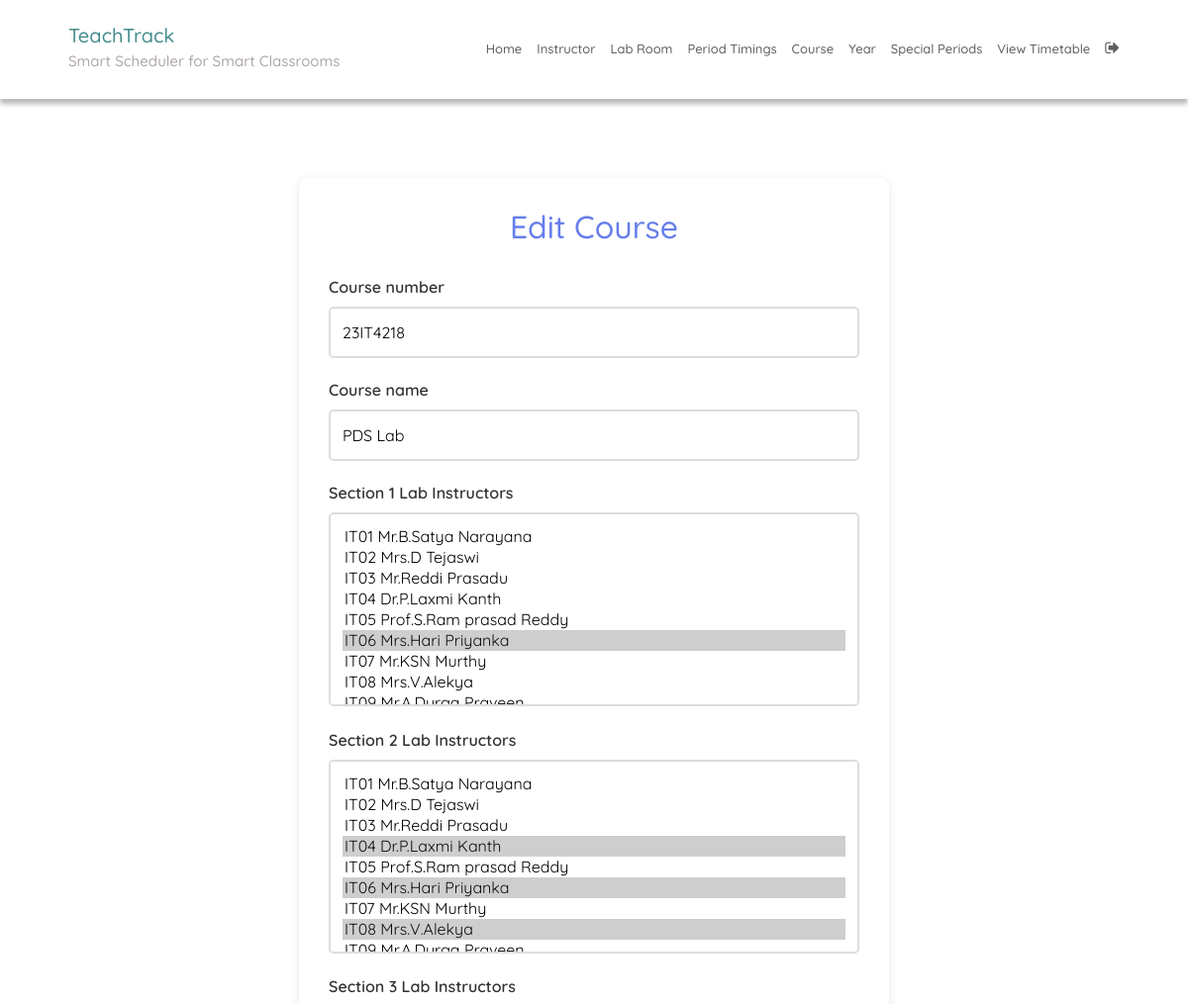
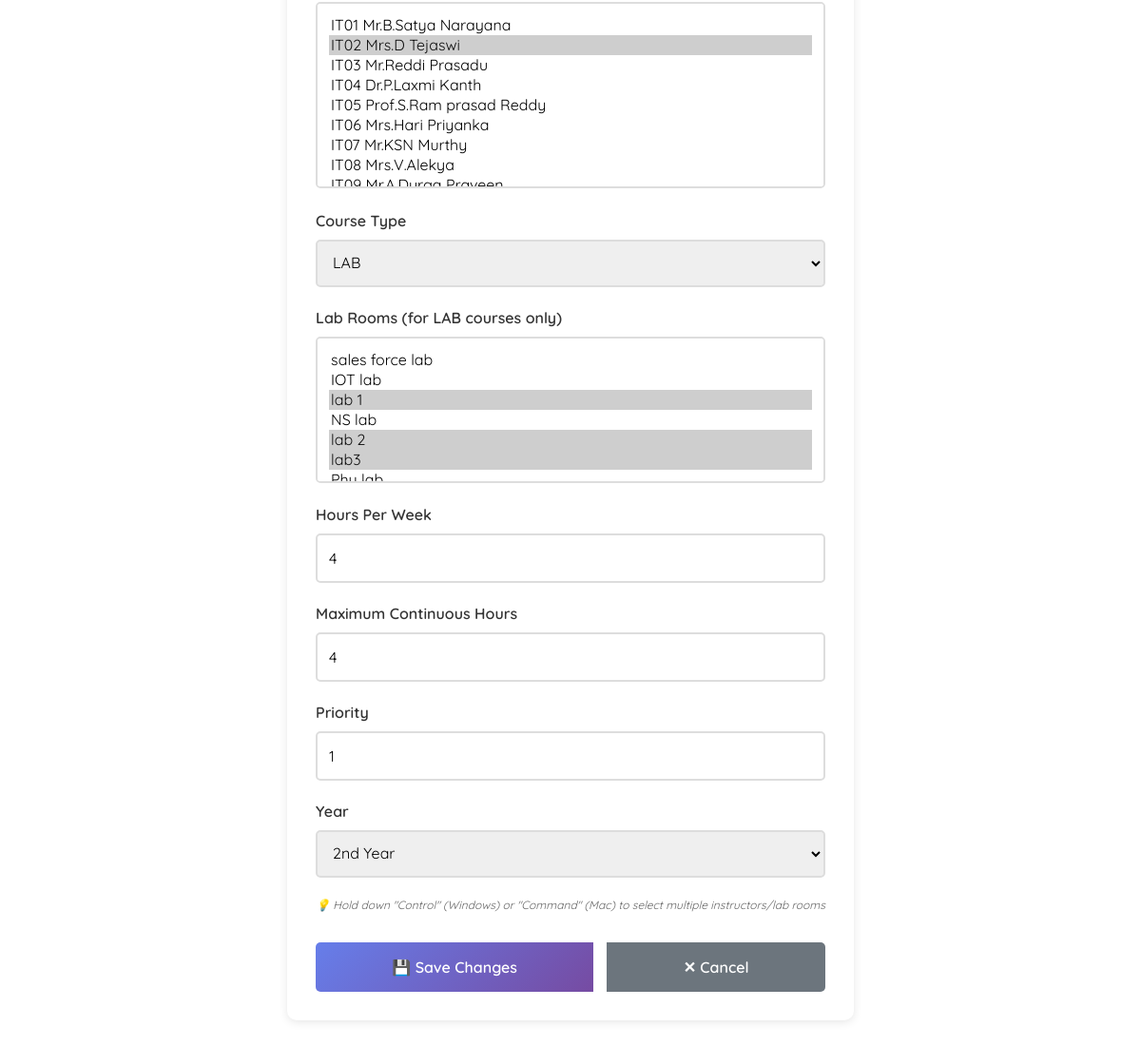
The page /courseUpdate/23IT4218/ (signed in) on the database its author committed (2 pictures, top to bottom).
### SchedulerApp/models.py (models this page shows, shortened)
class Course(models.Model):
    course_number = models.CharField(max_length=10, primary_key=True)
    course_name = models.CharField(max_length=40)
    max_numb_students = models.CharField(max_length=65)
    instructors = models.ManyToManyField(Instructor)
    course_type = models.CharField(max_length=10, choices=COURSE_TYPE, default='THEORY')
    lab_rooms = models.ManyToManyField(LabRoom, blank=True)
    hours_per_week = models.IntegerField(default=3)
    max_continuous_hours = models.IntegerField(default=1)
    priority = models.IntegerField(default=1)
    dept_code = models.CharField(max_length=10, null=True, blank=True, help_text="Department code: IT, EC, ME, etc.")

### SchedulerApp/views.py (the view, shortened to what this page needs)
@login_required
def courseUpdate(request, pk):
    course = Course.objects.get(pk=pk)
    initial_data = {}
    year = course.year_set.first()
    if year:
        initial_data['year'] = year
        for section_num in [1, 2, 3]:
            assignment = CourseInstructorAssignment.objects.filter(
                year=year,
                section_number=section_num,
                course=course
            ).first()
            if assignment and assignment.instructors.exists():
                if course.course_type == 'LAB':
                    initial_data[f'section_{section_num}_lab_instructors'] = assignment.instructors.all()
                else:
                    initial_data[f'section_{section_num}_instructor'] = assignment.instructors.first()
    form = CourseForm(request.POST or None, instance=course, initial=initial_data)
    return render(request, 'courseUpdate.html', {'course': course, 'form': form})

### SchedulerApp/models.py (called while the page is built)
    def __str__(self):
        return self.lab_name

    def __str__(self):
        return f'{self.uid} {self.name}'

    def __str__(self):
        return self.year_name

### SchedulerApp/templatetags/index.py (called while the page is built)
@register.tag
def active(parser, token):
    args = token.split_contents()
    template_tag = args[0]
    if len(args) < 2:
        raise template.TemplateSyntaxError(
            f'{template_tag} tag requires at least one argument'
        )
    return NavSelectedNode(args[1:])

    def render(self, context):
        path = context['request'].path
        for p in self.patterns:
            pValue = template.Variable(p).resolve(context)
            if path == pValue:
                return 'active'
        return ''

### templates/courseUpdate.html (shortened to what this page needs)
{% extends 'base.html' %}
{% block content %}
<div class="update-container">
    <h1>Edit Course</h1>
    <form method="post">
        {% for field in form %}
        <div class="form-group">
            <label for="{{ field.id_for_label }}">{{ field.label }}</label>
            {{ field }}
        </div>
        {% endfor %}
        <p class="multi-select-hint" id="multi-select-hint" style="display: none;">
            💡 Hold down "Control" (Windows) or "Command" (Mac) to select multiple instructors/lab rooms
        </p>
        <div class="btn-group">
            <button type="submit" class="btn btn-save">💾 Save Changes</button>
            <a href="{% url 'courseEdit' %}" class="btn btn-cancel">✕ Cancel</a>
        </div>
    </form>
</div>
{% endblock %}

### static/CSS/style.css (style rules this page uses)
:root { --green1: #57ACAC; --green2: #38c0b3; --green3: #257a7a; --green4: #0FCD9D; --green5: #01d7a7; --green6: #00BE8E; --green7: #009879; --white: #fff; --grey: #aaa; --dark-grey: #444; --light-grey: #a29999; --lighter-grey: #dddddd; --lightest-grey: #f3f3f3; --box-shadow: #9e9292; }
html { font-size: 100%; box-sizing: border-box; scroll-behavior: smooth; }
html, body { margin: 0; padding: 0; width: 100vw; min-height: 100%; text-rendering: optimizeLegibility; font-family: "Quicksand", sans-serif; font-size: 62.5%; }
body { position: relative; }
a { text-decoration: none; }
button { border-style: none; }

### templates/courseUpdate.html (style rules this page uses)
.update-container { max-width: 700px; margin: 40px auto; padding: 30px; background: white; border-radius: 10px; box-shadow: 0 2px 10px rgba(0,0,0,0.1); }
.update-container h1 { color: #667eea; margin-bottom: 30px; text-align: center; font-size: 32px; }
.form-group { margin-bottom: 20px; }
.form-group label { display: block; font-weight: 600; margin-bottom: 8px; color: #333; font-size: 16px; }
.form-group input, .form-group select { width: 100%; padding: 12px; border: 2px solid #ddd; border-radius: 5px; font-size: 16px; transition: border-color 0.3s; }
.btn-group { display: flex; gap: 15px; margin-top: 30px; }
.btn { flex: 1; padding: 14px 20px; border: none; border-radius: 5px; font-size: 16px; font-weight: 600; cursor: pointer; transition: all 0.3s; text-align: center; text-decoration: none; display: inline-block; line-height: 1.5; }
.btn-save { background: linear-gradient(135deg, #667eea 0%, #764ba2 100%); color: white; }
.btn-cancel { background: #6c757d; color: white; }
.multi-select-hint { color: #666; font-size: 12px; font-style: italic; margin-top: 5px; text-align: center; }

### rows shown on the page
Course: form "23IT4218" "PDS Lab" "LAB" "4" "4" "1"

### other values the page prints
{{ field.label }} "Course number" "Course name" "Section 1 Lab Instructors" "Section 2 Lab Instructors" "Section 3 Lab Instructors" "Course Type" "Lab Rooms (for LAB courses only)" "Hours Per Week" "Maximum Continuous Hours" "Priority" "Year"
